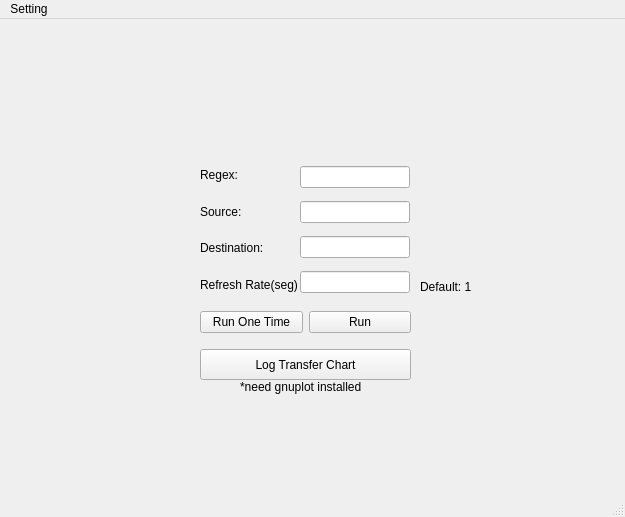
<?xml version="1.0" encoding="UTF-8"?>
<ui version="4.0">
 <class>MainWindow</class>
 <widget class="QMainWindow" name="MainWindow">
  <property name="geometry">
   <rect>
    <x>0</x>
    <y>0</y>
    <width>625</width>
    <height>517</height>
   </rect>
  </property>
  <property name="windowTitle">
   <string>MainWindow</string>
  </property>
  <widget class="QWidget" name="centralwidget">
   <widget class="QLabel" name="label_5">
    <property name="geometry">
     <rect>
      <x>420</x>
      <y>260</y>
      <width>51</width>
      <height>16</height>
     </rect>
    </property>
    <property name="text">
     <string>Default: 1</string>
    </property>
   </widget>
   <widget class="QWidget" name="layoutWidget">
    <property name="geometry">
     <rect>
      <x>200</x>
      <y>140</y>
      <width>97</width>
      <height>141</height>
     </rect>
    </property>
    <layout class="QVBoxLayout" name="verticalLayout">
     <item>
      <widget class="QLabel" name="label">
       <property name="text">
        <string>Regex:</string>
       </property>
      </widget>
     </item>
     <item>
      <widget class="QLabel" name="label_2">
       <property name="text">
        <string>Source:</string>
       </property>
      </widget>
     </item>
     <item>
      <widget class="QLabel" name="label_3">
       <property name="text">
        <string>Destination:</string>
       </property>
      </widget>
     </item>
     <item>
      <widget class="QLabel" name="label_4">
       <property name="text">
        <string>Refresh Rate(seg):</string>
       </property>
      </widget>
     </item>
    </layout>
   </widget>
   <widget class="QWidget" name="layoutWidget">
    <property name="geometry">
     <rect>
      <x>300</x>
      <y>140</y>
      <width>110</width>
      <height>141</height>
     </rect>
    </property>
    <layout class="QVBoxLayout" name="verticalLayout_2">
     <item>
      <widget class="QLineEdit" name="regex_txt"/>
     </item>
     <item>
      <widget class="QLineEdit" name="src_txt"/>
     </item>
     <item>
      <widget class="QLineEdit" name="dst_txt"/>
     </item>
     <item>
      <widget class="QLineEdit" name="refresh_txt">
       <property name="autoFillBackground">
        <bool>false</bool>
       </property>
      </widget>
     </item>
    </layout>
   </widget>
   <widget class="QWidget" name="layoutWidget">
    <property name="geometry">
     <rect>
      <x>200</x>
      <y>290</y>
      <width>211</width>
      <height>26</height>
     </rect>
    </property>
    <layout class="QHBoxLayout" name="horizontalLayout">
     <item>
      <widget class="QPushButton" name="run_button">
       <property name="text">
        <string>Run One Time</string>
       </property>
      </widget>
     </item>
     <item>
      <widget class="QPushButton" name="run_button2">
       <property name="text">
        <string>Run</string>
       </property>
       <property name="checkable">
        <bool>true</bool>
       </property>
      </widget>
     </item>
    </layout>
   </widget>
   <widget class="QPushButton" name="chart_button">
    <property name="geometry">
     <rect>
      <x>200</x>
      <y>330</y>
      <width>211</width>
      <height>31</height>
     </rect>
    </property>
    <property name="text">
     <string>Log Transfer Chart</string>
    </property>
   </widget>
   <widget class="QLabel" name="label_6">
    <property name="geometry">
     <rect>
      <x>240</x>
      <y>360</y>
      <width>131</width>
      <height>16</height>
     </rect>
    </property>
    <property name="text">
     <string>*need gnuplot installed</string>
    </property>
   </widget>
   <widget class="QLabel" name="label_7">
    <property name="geometry">
     <rect>
      <x>190</x>
      <y>20</y>
      <width>201</width>
      <height>101</height>
     </rect>
    </property>
    <property name="text">
     <string/>
    </property>
    <property name="pixmap">
     <pixmap>Parceiro-Thales-Group.png</pixmap>
    </property>
    <property name="scaledContents">
     <bool>true</bool>
    </property>
   </widget>
  </widget>
  <widget class="QMenuBar" name="menubar">
   <property name="geometry">
    <rect>
     <x>0</x>
     <y>0</y>
     <width>625</width>
     <height>21</height>
    </rect>
   </property>
   <widget class="QMenu" name="menuSetting">
    <property name="title">
     <string>Setting</string>
    </property>
    <addaction name="Save_Button_2"/>
    <addaction name="Load_Config"/>
    <addaction name="Log_Report_Directory"/>
   </widget>
   <addaction name="menuSetting"/>
  </widget>
  <widget class="QStatusBar" name="statusbar"/>
  <action name="Save_Button_2">
   <property name="text">
    <string>Save Config</string>
   </property>
  </action>
  <action name="Load_Config">
   <property name="text">
    <string>Load Config</string>
   </property>
  </action>
  <action name="Log_Report_Directory">
   <property name="text">
    <string>Log Report Directory</string>
   </property>
  </action>
 </widget>
 <resources/>
 <connections/>
</ui>
